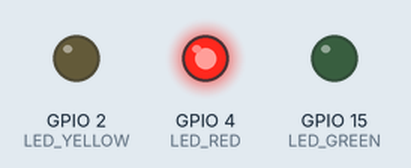
This program was run on a simulated ESP8266 (NodeMCU). Shown: output pins drawn as LEDs (lit = HIGH).

Above: at 0.5 s.
At 1.5 s:
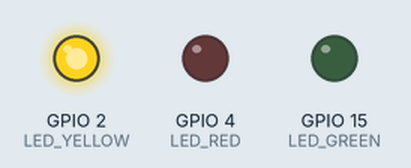
At 5.5 s:
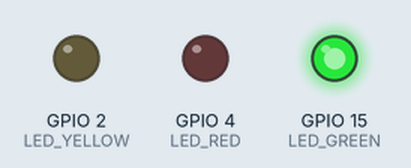
Timing chart, 0 to 6.9 s (numbered marks = the images above):
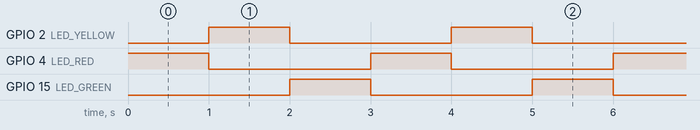

The program:

main.cpp
```cpp
#include <Arduino.h>

// Khai báo chân LED
#define LED_RED 4
#define LED_YELLOW 2
#define LED_GREEN 15

void setup() {
  pinMode(LED_RED, OUTPUT);
  pinMode(LED_YELLOW, OUTPUT);
  pinMode(LED_GREEN, OUTPUT);
}

void loop() {
  // Bật đèn đỏ, tắt hai đèn còn lại
  digitalWrite(LED_RED, HIGH);
  digitalWrite(LED_YELLOW, LOW);
  digitalWrite(LED_GREEN, LOW);
  delay(1000);

  // Bật đèn vàng, tắt hai đèn còn lại
  digitalWrite(LED_RED, LOW);
  digitalWrite(LED_YELLOW, HIGH);
  digitalWrite(LED_GREEN, LOW);
  delay(1000);

  // Bật đèn xanh, tắt hai đèn còn lại
  digitalWrite(LED_RED, LOW);
  digitalWrite(LED_YELLOW, LOW);
  digitalWrite(LED_GREEN, HIGH);
  delay(1000);
}
```

Measured:
- by itself, GPIO 2 (LED_YELLOW), GPIO 4 (LED_RED), GPIO 15 (LED_GREEN): alternates HIGH for 1.0 s and LOW for 2.0 s
- by itself, everything shown: repeats every 3.0 s, in 3 steps
